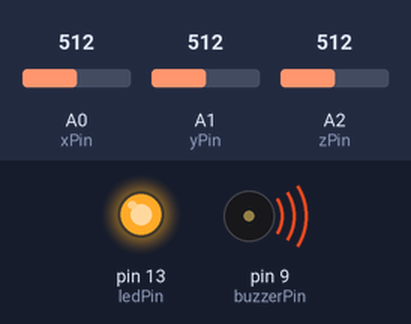
The sketch below on a simulated Arduino Uno, built with avr-gcc and run on an emulated ATmega328P. Shown: output pins drawn as LEDs (lit = HIGH), buzzer (waves = sounding). The test bench sets the inputs (shaded band); at power-on: A0 (xPin) = 512, A1 (yPin) = 512, A2 (zPin) = 512.

Above: at 0.05 s.
Timing chart, 0 to 5.8 s (numbered marks = the images above):
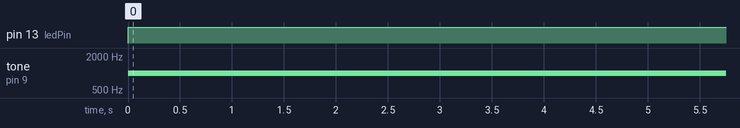

The sketch:

sketch_apr19b.ino
```cpp
const int xPin = A0; // X axis of accelerometer connected to A0
const int yPin = A1; // Y axis of accelerometer connected to A1
const int zPin = A2; // Z axis of accelerometer connected to A2

const int ledPin = 13; // LED connected to pin 13
const int buzzerPin = 9; // Buzzer connected to pin 9
const int buttonPin = 2; // Button connected to pin 2

int xZero, yZero, zZero; // Calibrated zero values for X, Y, and Z axes
int xAcc, yAcc, zAcc; // Acceleration values for X, Y, and Z axes

void setup() {
  pinMode(ledPin, OUTPUT); // set LED pin as output
  pinMode(buzzerPin, OUTPUT); // set buzzer pin as output
  pinMode(xPin, INPUT); // set X axis pin as input
  pinMode(yPin, INPUT); // set Y axis pin as input
  pinMode(zPin, INPUT); // set Z axis pin as input
  pinMode(buttonPin, INPUT_PULLUP); // set button pin as input with internal pull-up resistor
  Serial.begin(9600); // initialize serial communication

  // Calibrated zero values (use the code in the previous answer to calibrate the accelerometer)
  xZero = 1.21;
  yZero = 1.20;
  zZero = 1.46;
}

void loop() {
  // Read acceleration values
  xAcc = analogRead(xPin) - xZero;
  yAcc = analogRead(yPin) - yZero;
  zAcc = analogRead(zPin) - zZero;

  // Check if the accelerometer detects sudden movement or button is pressed
  if (abs(xAcc) > 100 || abs(yAcc) > 100 || abs(zAcc) > 100 || digitalRead(buttonPin) == LOW) {
    digitalWrite(ledPin, HIGH); // turn on the LED
    tone(buzzerPin, 1000); // play a tone on the buzzer
    delay(5000); // wait for 5 seconds
    digitalWrite(ledPin, LOW); // turn off the LED
    noTone(buzzerPin); // stop
  } else {
    digitalWrite(ledPin, LOW); // turn off the LED
    noTone(buzzerPin); // stop the buzzer
  }
}
```

Measured:
- by itself, pin 13 (ledPin): LOW → HIGH at 0.00 s
- by itself, tone on pin 9 (buzzerPin): silent → 1000 Hz at 0.00 s
